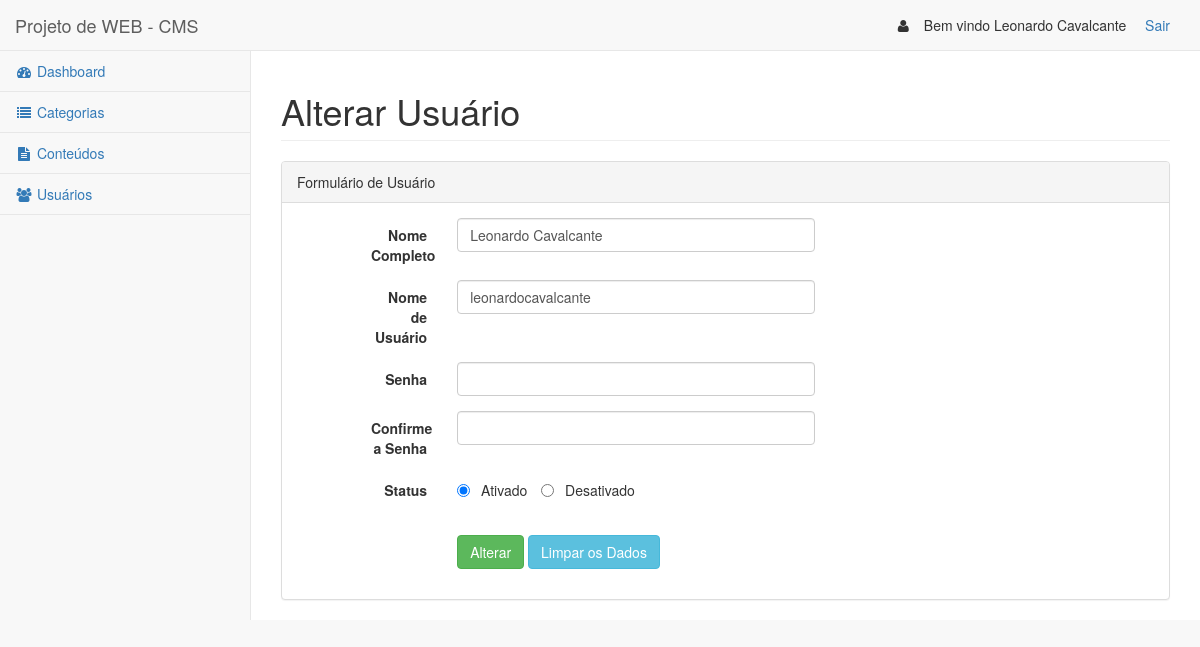
/usuarios/alterar.php?id=3 (signed in), run on the app's committed database.
### tables this page shows
CREATE TABLE IF NOT EXISTS `usr_usuarios` (
  `usr_id` INT NOT NULL AUTO_INCREMENT COMMENT '	',
  `usr_nome` VARCHAR(100) NOT NULL COMMENT '',
  `usr_login` VARCHAR(100) NOT NULL COMMENT '',
  `usr_password` VARCHAR(100) NOT NULL COMMENT '',
  `usr_ativo` TINYINT(1) NOT NULL DEFAULT 1 COMMENT '	',
  `usr_criado_em` TIMESTAMP NOT NULL COMMENT '',
  `usr_alterado_em` TIMESTAMP NULL COMMENT '',
  PRIMARY KEY (`usr_id`)  COMMENT '');

### usuarios/alterar.php (the view, shortened to what this page needs)
<?php
require '../utils/bd.php';
if (!isset($_GET['id'])) {
    header("location: index.php");
} else {
    $id = $_GET['id'];
    $query_busca = sprintf("SELECT * FROM usr_usuarios WHERE usr_id = '%d'", $id);
    $array_usuarios = mysql_query($query_busca);
    $usuario = mysql_fetch_array($array_usuarios);
}
?>
<?php include '../layout/_header.php'; ?>
<div id="page-wrapper">
    <div class="row">
        <div class="col-lg-12">
            <h1 class="page-header">Alterar Usuário</h1>
        </div>
    </div>
    <div class="row">
        <div class="col-lg-12">
            <div class="panel panel-default">
                <div class="panel-heading">
                    Formulário de Usuário
                </div>
                <div class="panel-body">
                    <div class="row">
                        <div class="col-md-7 col-md-offset-1 col-sm-12 col-sm-offset-0">
                            <form class='form-horizontal' method="POST" action="alterar.php?id=<?=$usuario['usr_id']?>">
                                <div class="form-group">
                                    <label for='nome_completo' class="col-md-2 control-label">Nome Completo</label>
                                    <div class='col-md-9 col-sm-12'>
                                        <input class="form-control" name="nome_completo" type="text" value="<?=$usuario['usr_nome']?>">
                                    </div>
                                </div>
                                <div class="form-group">
                                    <label for='nome_usuario' class="col-md-2 control-label">Nome de Usuário</label>
                                    <div class='col-md-9 col-sm-12'>
                                        <input class="form-control" name="nome_usuario" type="text" value="<?=$usuario['usr_login']?>">
                                    </div>
                                </div>
                                <div class="form-group">
                                    <label for='senha' class="col-md-2 control-label">Senha</label>
                                    <div class='col-md-9 col-sm-12'>
                                        <input class="form-control" name="senha" type="password">
                                    </div>
                                </div>
                                <div class="form-group">
                                    <label for='conf_senha' class="col-md-2 control-label">Confirme a Senha</label>
                                    <div class='col-md-9 col-sm-12'>
                                        <input class="form-control" name="conf_senha" type="password">
                                    </div>
                                </div>
                                <div class="form-group">
                                    <label for='ativo' class="col-md-2 control-label">Status</label>
                                    <div class='col-md-9 col-sm-12'>
                                        <label class="radio-inline">
                                            <input type="radio" name="ativo" id="ativo1" value="1" <?=($usuario['usr_ativo'] == 1? "checked": "")?>>&nbsp;Ativado
                                        </label>
                                        <label class="radio-inline">
                                            <input type="radio" name="ativo" id="ativo2" value="0" <?=($usuario['usr_ativo'] == 0? "checked": "")?>>&nbsp;Desativado
                                        </label>
                                    </div>
                                </div>
                                <div class='clear'>&nbsp;</div>
                                <div class='form-group'>
                                    <div class='col-md-offset-2 col-md-10 col-sm-offset-0 col-sm-12'>
                                        <button type="submit" class="btn btn-success">Alterar</button>
                                        <button type="reset" class="btn btn-info">Limpar os Dados</button>
                                     </div>
                                </div>
                            </form>
                            </div>
                    </div>
                </div>
            </div>
        </div>
    </div>
    <?php include '../layout/_footer.php'; ?>

### layout/_header.php (shortened to what this page needs)
<!DOCTYPE html>
<html lang="pt_BR">
<head>
    <link href="../res/bower_components/bootstrap/dist/css/bootstrap.min.css" rel="stylesheet">
    <link href="../res/bower_components/metisMenu/dist/metisMenu.min.css" rel="stylesheet">
    <link href="../res/dist/css/timeline.css" rel="stylesheet">
    <link href="../res/dist/css/sb-admin-2.css" rel="stylesheet">
    <link href="../res/bower_components/morrisjs/morris.css" rel="stylesheet">
    <link href="../res/bower_components/font-awesome/css/font-awesome.min.css" rel="stylesheet" type="text/css">
</head>
<body>
    <div id="wrapper">
        <nav class="navbar navbar-default navbar-static-top" role="navigation" style="margin-bottom: 0">
            <div class="navbar-header">
                <a class="navbar-brand" href="../dashboard/">Projeto de WEB - CMS</a>
            </div>
            <ul class="nav navbar-top-links navbar-right">
                <li>
                    <i class="fa fa-user fa-fw"></i> &nbsp;&nbsp;Bem vindo <?=$usuario['usr_nome']?>
                </li>
                <li>
                    <a  href="../login/logout.php">Sair</a>
                </li>
            </ul>
            <div class="navbar-default sidebar" role="navigation">
                <div class="sidebar-nav navbar-collapse">
                    <ul class="nav" id="side-menu">
                        <li>
                            <a href="../dashboard/"><i class="fa fa-dashboard fa-fw"></i> Dashboard</a>
                        </li>
                        <li>
                            <a href="../categorias/"><i class="fa fa-list fa-fw"></i> Categorias</a>
                        </li>
                        <li>
                            <a href="../conteudos/"><i class="fa fa-file-text fa-fw"></i> Conteúdos</a>
                        </li>
                        <li>
                            <a href="../usuarios/"><i class="fa fa-users fa-fw"></i> Usuários</a>
                        </li>
                    </ul>
                </div>
            </div>
        </nav>

### data on the page
usr_usuarios: usr_nome "Leonardo Cavalcante", nome_completo "Leonardo Cavalcante", nome_usuario "leonardocavalcante", usr_ativo "☑ Ativado", usr_ativo "☐ Desativado"
